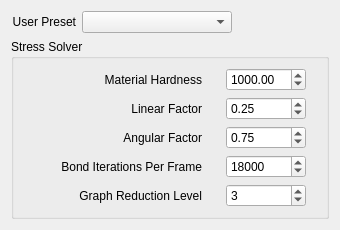
<?xml version="1.0" encoding="UTF-8"?>
<ui version="4.0">
 <class>GeneralPanel</class>
 <widget class="QWidget" name="GeneralPanel">
  <property name="geometry">
   <rect>
    <x>0</x>
    <y>0</y>
    <width>340</width>
    <height>223</height>
   </rect>
  </property>
  <property name="sizePolicy">
   <sizepolicy hsizetype="Fixed" vsizetype="Preferred">
    <horstretch>0</horstretch>
    <verstretch>0</verstretch>
   </sizepolicy>
  </property>
  <property name="minimumSize">
   <size>
    <width>340</width>
    <height>0</height>
   </size>
  </property>
  <property name="maximumSize">
   <size>
    <width>340</width>
    <height>16777215</height>
   </size>
  </property>
  <property name="windowTitle">
   <string>Form</string>
  </property>
  <layout class="QGridLayout" name="gridLayout">
   <item row="0" column="1">
    <widget class="QComboBox" name="comboBoxUserPreset">
     <property name="minimumSize">
      <size>
       <width>150</width>
       <height>0</height>
      </size>
     </property>
     <property name="maximumSize">
      <size>
       <width>150</width>
       <height>16777215</height>
      </size>
     </property>
    </widget>
   </item>
   <item row="0" column="0">
    <widget class="QLabel" name="labelUserPreset">
     <property name="sizePolicy">
      <sizepolicy hsizetype="Preferred" vsizetype="Preferred">
       <horstretch>0</horstretch>
       <verstretch>0</verstretch>
      </sizepolicy>
     </property>
     <property name="minimumSize">
      <size>
       <width>0</width>
       <height>0</height>
      </size>
     </property>
     <property name="maximumSize">
      <size>
       <width>130</width>
       <height>16777215</height>
      </size>
     </property>
     <property name="text">
      <string>User Preset</string>
     </property>
     <property name="alignment">
      <set>Qt::AlignRight|Qt::AlignTrailing|Qt::AlignVCenter</set>
     </property>
    </widget>
   </item>
   <item row="0" column="2">
    <layout class="QHBoxLayout" name="horizontalLayout">
     <property name="spacing">
      <number>4</number>
     </property>
     <item>
      <widget class="QPushButton" name="btnAddUserPreset">
       <property name="minimumSize">
        <size>
         <width>16</width>
         <height>16</height>
        </size>
       </property>
       <property name="maximumSize">
        <size>
         <width>16</width>
         <height>16</height>
        </size>
       </property>
       <property name="text">
        <string/>
       </property>
       <property name="icon">
        <iconset resource="BlastToolBar.qrc">
         <normaloff>:/AppMainWindow/images/Add.png</normaloff>:/AppMainWindow/images/Add.png</iconset>
       </property>
       <property name="iconSize">
        <size>
         <width>16</width>
         <height>16</height>
        </size>
       </property>
       <property name="flat">
        <bool>true</bool>
       </property>
      </widget>
     </item>
     <item>
      <widget class="QPushButton" name="btnModifyUserPreset">
       <property name="minimumSize">
        <size>
         <width>16</width>
         <height>16</height>
        </size>
       </property>
       <property name="maximumSize">
        <size>
         <width>16</width>
         <height>16</height>
        </size>
       </property>
       <property name="text">
        <string/>
       </property>
       <property name="icon">
        <iconset resource="BlastToolBar.qrc">
         <normaloff>:/AppMainWindow/images/EditWrench.png</normaloff>:/AppMainWindow/images/EditWrench.png</iconset>
       </property>
       <property name="iconSize">
        <size>
         <width>16</width>
         <height>16</height>
        </size>
       </property>
       <property name="flat">
        <bool>true</bool>
       </property>
      </widget>
     </item>
     <item>
      <widget class="QPushButton" name="btnSaveUserPreset">
       <property name="minimumSize">
        <size>
         <width>16</width>
         <height>16</height>
        </size>
       </property>
       <property name="maximumSize">
        <size>
         <width>16</width>
         <height>16</height>
        </size>
       </property>
       <property name="text">
        <string/>
       </property>
       <property name="icon">
        <iconset resource="BlastToolBar.qrc">
         <normaloff>:/AppMainWindow/images/saveDisc.png</normaloff>:/AppMainWindow/images/saveDisc.png</iconset>
       </property>
       <property name="iconSize">
        <size>
         <width>16</width>
         <height>16</height>
        </size>
       </property>
       <property name="flat">
        <bool>true</bool>
       </property>
      </widget>
     </item>
     <item>
      <spacer name="horizontalSpacer">
       <property name="orientation">
        <enum>Qt::Horizontal</enum>
       </property>
       <property name="sizeHint" stdset="0">
        <size>
         <width>40</width>
         <height>20</height>
        </size>
       </property>
      </spacer>
     </item>
    </layout>
   </item>
   <item row="1" column="0" colspan="3">
    <widget class="QGroupBox" name="groupBox">
     <property name="title">
      <string>Stress Solver</string>
     </property>
     <layout class="QGridLayout" name="gridLayout_2">
      <property name="leftMargin">
       <number>0</number>
      </property>
      <property name="rightMargin">
       <number>0</number>
      </property>
      <item row="6" column="0">
       <widget class="QLabel" name="labelGraphReductionLevel">
        <property name="sizePolicy">
         <sizepolicy hsizetype="Fixed" vsizetype="Preferred">
          <horstretch>0</horstretch>
          <verstretch>0</verstretch>
         </sizepolicy>
        </property>
        <property name="minimumSize">
         <size>
          <width>170</width>
          <height>0</height>
         </size>
        </property>
        <property name="maximumSize">
         <size>
          <width>170</width>
          <height>16777215</height>
         </size>
        </property>
        <property name="text">
         <string>Graph Reduction Level</string>
        </property>
        <property name="alignment">
         <set>Qt::AlignRight|Qt::AlignTrailing|Qt::AlignVCenter</set>
        </property>
       </widget>
      </item>
      <item row="2" column="0">
       <widget class="QLabel" name="labelAngularFactor">
        <property name="sizePolicy">
         <sizepolicy hsizetype="Fixed" vsizetype="Preferred">
          <horstretch>0</horstretch>
          <verstretch>0</verstretch>
         </sizepolicy>
        </property>
        <property name="minimumSize">
         <size>
          <width>160</width>
          <height>0</height>
         </size>
        </property>
        <property name="maximumSize">
         <size>
          <width>170</width>
          <height>16777215</height>
         </size>
        </property>
        <property name="text">
         <string>Angular Factor</string>
        </property>
        <property name="alignment">
         <set>Qt::AlignRight|Qt::AlignTrailing|Qt::AlignVCenter</set>
        </property>
       </widget>
      </item>
      <item row="1" column="0">
       <widget class="QLabel" name="labelLinearFactor">
        <property name="sizePolicy">
         <sizepolicy hsizetype="Fixed" vsizetype="Preferred">
          <horstretch>0</horstretch>
          <verstretch>0</verstretch>
         </sizepolicy>
        </property>
        <property name="minimumSize">
         <size>
          <width>160</width>
          <height>0</height>
         </size>
        </property>
        <property name="maximumSize">
         <size>
          <width>170</width>
          <height>16777215</height>
         </size>
        </property>
        <property name="text">
         <string>Linear Factor</string>
        </property>
        <property name="alignment">
         <set>Qt::AlignRight|Qt::AlignTrailing|Qt::AlignVCenter</set>
        </property>
       </widget>
      </item>
      <item row="5" column="1">
       <widget class="QSpinBox" name="spinBoxBondIterations">
        <property name="minimumSize">
         <size>
          <width>80</width>
          <height>0</height>
         </size>
        </property>
        <property name="maximumSize">
         <size>
          <width>80</width>
          <height>16777215</height>
         </size>
        </property>
        <property name="maximum">
         <number>500000</number>
        </property>
        <property name="singleStep">
         <number>100</number>
        </property>
        <property name="value">
         <number>18000</number>
        </property>
       </widget>
      </item>
      <item row="1" column="1">
       <widget class="QDoubleSpinBox" name="spinBoxLinearFactor">
        <property name="minimumSize">
         <size>
          <width>80</width>
          <height>0</height>
         </size>
        </property>
        <property name="maximumSize">
         <size>
          <width>80</width>
          <height>16777215</height>
         </size>
        </property>
        <property name="maximum">
         <double>100.000000000000000</double>
        </property>
        <property name="singleStep">
         <double>0.010000000000000</double>
        </property>
        <property name="value">
         <double>0.250000000000000</double>
        </property>
       </widget>
      </item>
      <item row="2" column="1">
       <widget class="QDoubleSpinBox" name="spinBoxAngularFactor">
        <property name="minimumSize">
         <size>
          <width>80</width>
          <height>0</height>
         </size>
        </property>
        <property name="maximumSize">
         <size>
          <width>80</width>
          <height>16777215</height>
         </size>
        </property>
        <property name="maximum">
         <double>100.000000000000000</double>
        </property>
        <property name="singleStep">
         <double>0.010000000000000</double>
        </property>
        <property name="value">
         <double>0.750000000000000</double>
        </property>
       </widget>
      </item>
      <item row="6" column="1">
       <widget class="QSpinBox" name="spinBoxGraphReductionLevel">
        <property name="minimumSize">
         <size>
          <width>80</width>
          <height>0</height>
         </size>
        </property>
        <property name="maximumSize">
         <size>
          <width>80</width>
          <height>16777215</height>
         </size>
        </property>
        <property name="maximum">
         <number>32</number>
        </property>
        <property name="value">
         <number>3</number>
        </property>
       </widget>
      </item>
      <item row="5" column="0">
       <widget class="QLabel" name="labelBondIterations">
        <property name="sizePolicy">
         <sizepolicy hsizetype="Fixed" vsizetype="Preferred">
          <horstretch>0</horstretch>
          <verstretch>0</verstretch>
         </sizepolicy>
        </property>
        <property name="minimumSize">
         <size>
          <width>160</width>
          <height>0</height>
         </size>
        </property>
        <property name="maximumSize">
         <size>
          <width>170</width>
          <height>16777215</height>
         </size>
        </property>
        <property name="text">
         <string>Bond Iterations Per Frame</string>
        </property>
        <property name="alignment">
         <set>Qt::AlignRight|Qt::AlignTrailing|Qt::AlignVCenter</set>
        </property>
       </widget>
      </item>
      <item row="0" column="0">
       <widget class="QLabel" name="labelMaterialHardness">
        <property name="sizePolicy">
         <sizepolicy hsizetype="Fixed" vsizetype="Preferred">
          <horstretch>0</horstretch>
          <verstretch>0</verstretch>
         </sizepolicy>
        </property>
        <property name="minimumSize">
         <size>
          <width>160</width>
          <height>0</height>
         </size>
        </property>
        <property name="maximumSize">
         <size>
          <width>170</width>
          <height>16777215</height>
         </size>
        </property>
        <property name="text">
         <string>Material Hardness</string>
        </property>
        <property name="alignment">
         <set>Qt::AlignRight|Qt::AlignTrailing|Qt::AlignVCenter</set>
        </property>
       </widget>
      </item>
      <item row="0" column="1">
       <widget class="QDoubleSpinBox" name="spinBoxMaterialHardness">
        <property name="minimumSize">
         <size>
          <width>80</width>
          <height>0</height>
         </size>
        </property>
        <property name="maximumSize">
         <size>
          <width>80</width>
          <height>16777215</height>
         </size>
        </property>
        <property name="minimum">
         <double>0.010000000000000</double>
        </property>
        <property name="maximum">
         <double>100000.000000000000000</double>
        </property>
        <property name="singleStep">
         <double>10.000000000000000</double>
        </property>
        <property name="value">
         <double>1000.000000000000000</double>
        </property>
       </widget>
      </item>
     </layout>
    </widget>
   </item>
  </layout>
 </widget>
 <tabstops>
  <tabstop>comboBoxUserPreset</tabstop>
  <tabstop>btnAddUserPreset</tabstop>
  <tabstop>btnModifyUserPreset</tabstop>
  <tabstop>btnSaveUserPreset</tabstop>
  <tabstop>spinBoxMaterialHardness</tabstop>
  <tabstop>spinBoxLinearFactor</tabstop>
  <tabstop>spinBoxAngularFactor</tabstop>
  <tabstop>spinBoxBondIterations</tabstop>
  <tabstop>spinBoxGraphReductionLevel</tabstop>
 </tabstops>
 <resources>
  <include location="BlastToolBar.qrc"/>
 </resources>
 <connections/>
</ui>
